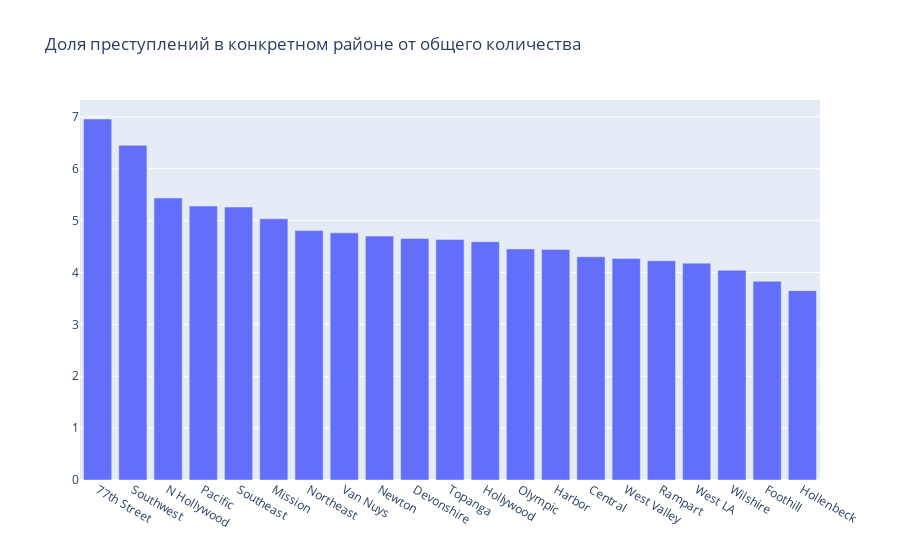

Here is the notebook cell this chart was saved with:
### Code cell
fig = go.Figure(data=go.Bar(x=df6.index, y=df6['Percentage']),
                    layout={'title': 'Доля преступлений в конкретном районе от общего количества'})
offline.iplot(fig, show_link=False)

### Figure 1 — Plotly figure (JSON) as saved in the notebook; plotly's stock layout.template omitted (floating-point values rounded to 4 significant figures)
{"data": [{"type": "bar", "x": ["77th Street", "Southwest", "N Hollywood", "Pacific", "Southeast", "Mission", "Northeast", "Van Nuys", "Newton", "Devonshire", "Topanga", "Hollywood", "Olympic", "Harbor", "Central", "West Valley", "Rampart", "West LA", "Wilshire", "Foothill", "Hollenbeck"], "y": [6.96, 6.453, 5.438, 5.282, 5.263, 5.036, 4.808, 4.764, 4.702, 4.656, 4.637, 4.594, 4.454, 4.444, 4.304, 4.272, 4.226, 4.181, 4.042, 3.832, 3.651]}], "layout": {"title": {"text": "Доля преступлений в конкретном районе от общего количества"}}}
